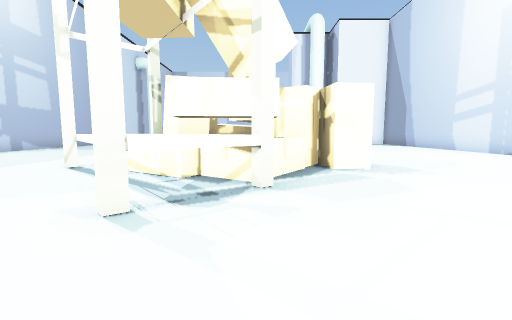
view 1 (above)

21 first-person views from a walk through a scene from a Unity 3-D project. The camera is 1.4 m above the floor, tilts 6° down and sees 90° across. The floor is counted in squares, 2 m on a side. Each view is taken from the middle of a square. On the plan, view 1 faces up. The plan holds only what a view shows up to about 9 squares ahead; the rest is blank. The place goes on beyond the plan. The player is left out.

view 2
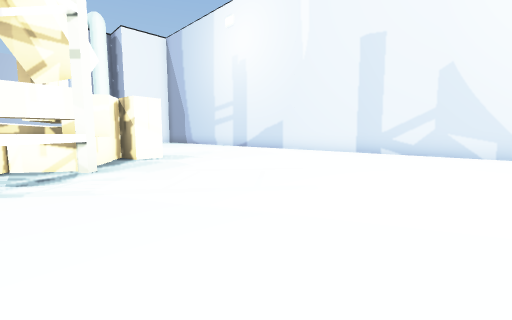

view 3
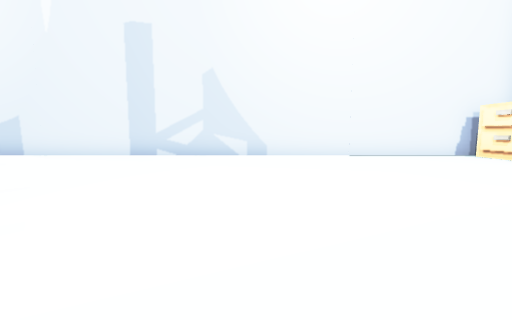

view 4
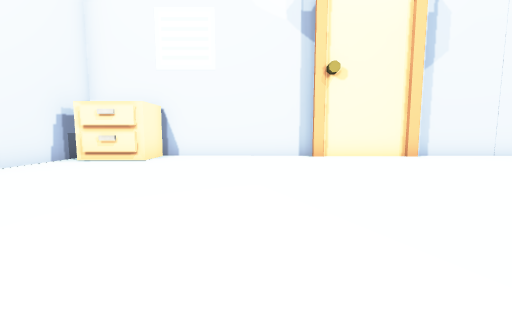

view 5
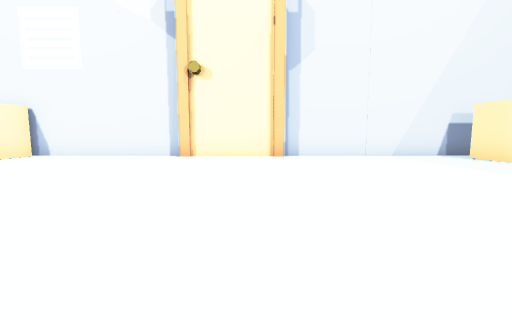

view 6
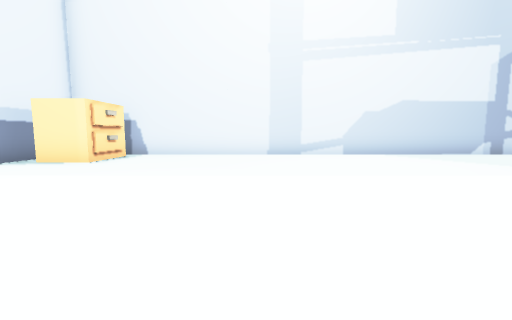

view 7
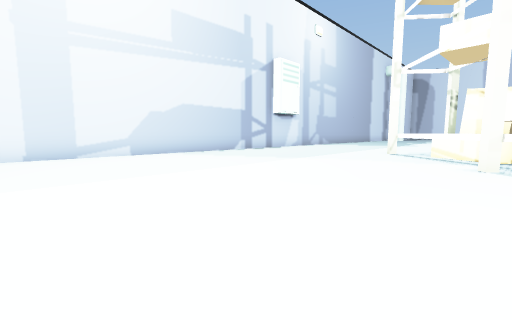

view 8
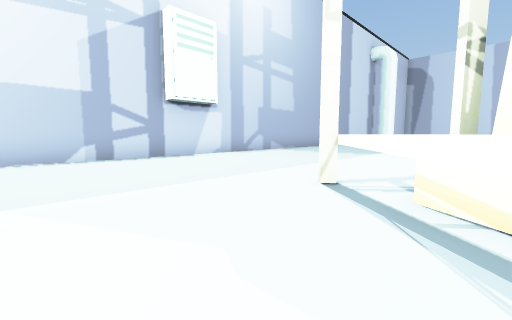

view 9
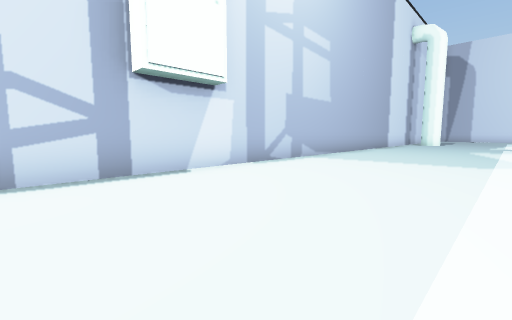

view 10
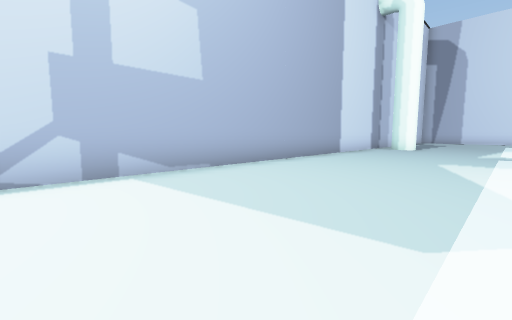

view 11
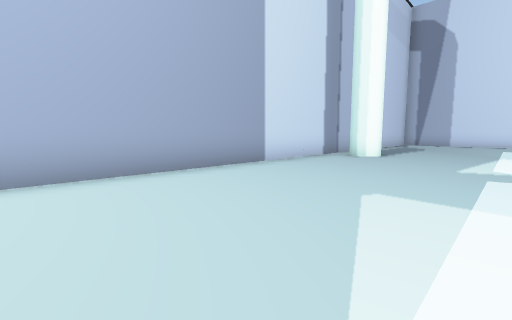

view 12
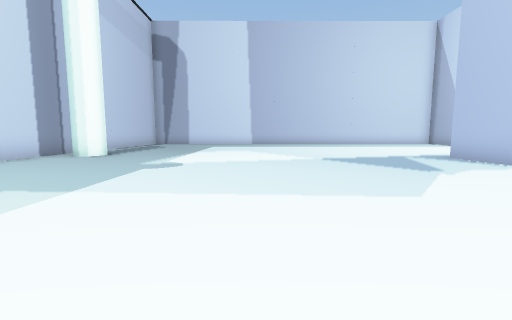

view 13
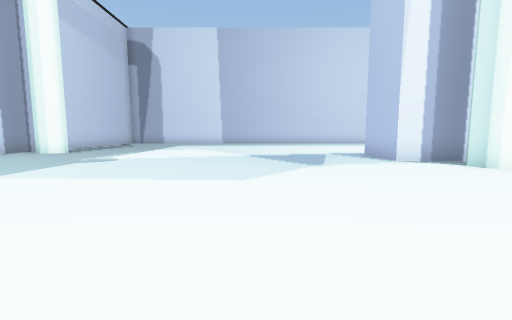

view 14
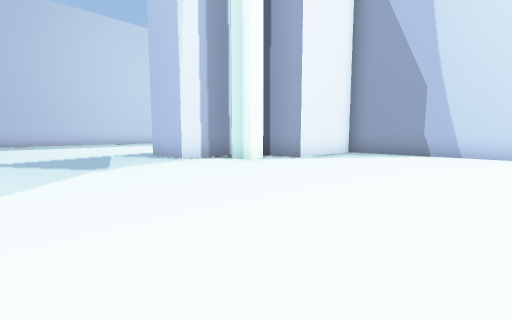

view 15
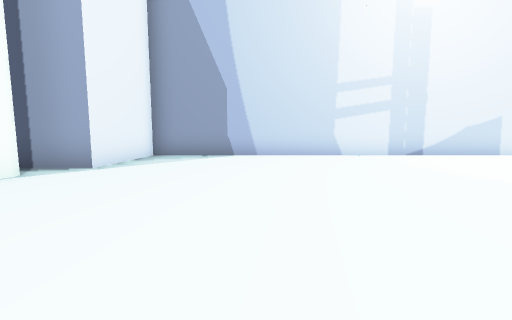

view 16
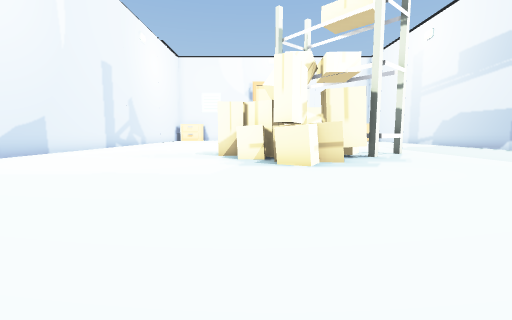

view 17
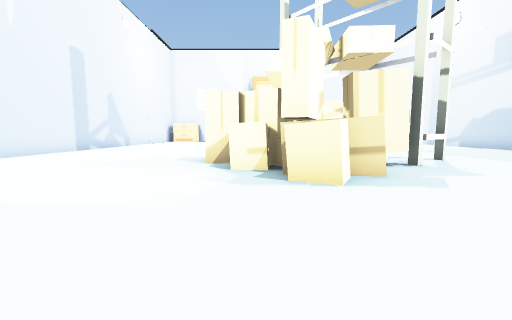

view 18
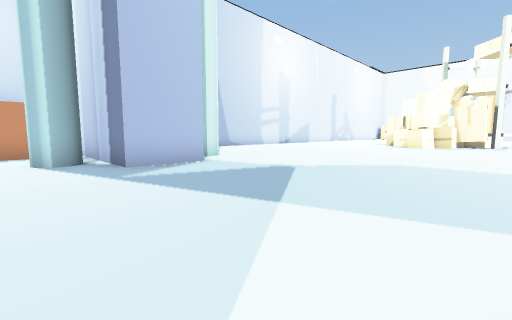

view 19
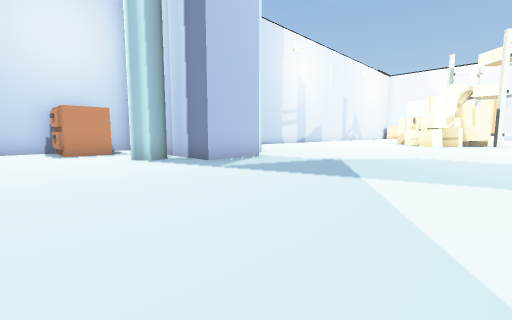

view 20
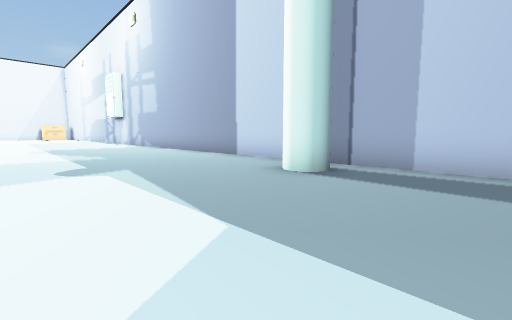

view 21
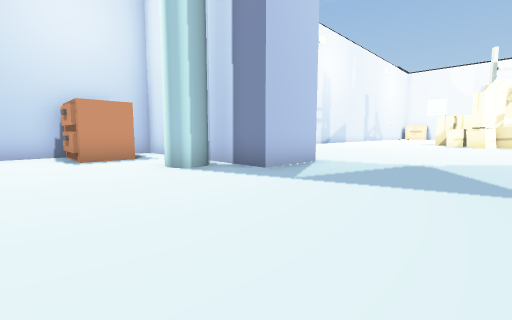

### Floor plan
Points are (right, up) in squares from view 1. A wall is a line through its corners. A room is listed if a view was taken in it or the views show most of it. See-through windows are left out.
Room 1 (views 1, 2, 3, 4, 5, 6, 7, 8, 9, 10, 11, 12, 13, 14, 15, 16, 17, 18, 19, 20, 21)
walls: (0.3, 3.4) (-1.4, 2); (-1.4, 2.6) (-3.8, 5.5) (-2.4, 6.6); (4.4, 18.4) (2.5, 18.4) (2.5, 20.2) (8, 20.2) (8, 20.9); (-1.9, -9.8) (1.4, -9.8); (1.1, -9.9) (6, -9.9); (8, 22.6) (8, 24.1); (-7.9, -9.9) (-1.9, -9.9); (8, -9.2) (8, 16.2) (5, 16.2) (5, 17.8); (-9.4, 24.1) (-9.4, -8.4)
objects: table (-8, -8); pipe (-8, 21); box (-2, 6) to (-1, 7); box (-1, 5); box (-1, 7) to (0, 8); box (0, 4) to (0, 5); box (0, 5) to (1, 6); box (0, 8); box (1, 6) to (1, 7); box (2, 5) to (2, 6); pipe (4, 17); pipe (4, 21); table (6, -9); table (7, 23)

Where each view was taken, in squares from view 1:
view 1: 0 up, 0 right, facing up
view 2: 2 down, 1 left, facing up-right
view 3: 2 down, 0 right, facing right
view 4: 2 down, 3 right, facing down
view 5: 2 down, 1 left, facing down
view 6: 4 down, 1 left, facing left
view 7: 4 down, 1 left, facing up-left
view 8: 2 up, 2 left, facing up-left
view 9: 4 up, 5 left, facing up-left
view 10: 9 up, 5 left, facing up-left
view 11: 13 up, 5 left, facing up-left
view 12: 13 up, 3 left, facing up
view 13: 12 up, 1 left, facing up
view 14: 12 up, 1 left, facing up-right
view 15: 13 up, 0 right, facing right
view 16: 14 up, 1 right, facing down
view 17: 12 up, 1 right, facing down
view 18: 22 up, 3 left, facing down-right
view 19: 24 up, 3 left, facing down-right
view 20: 24 up, 4 left, facing down-left
view 21: 24 up, 1 left, facing down-right
